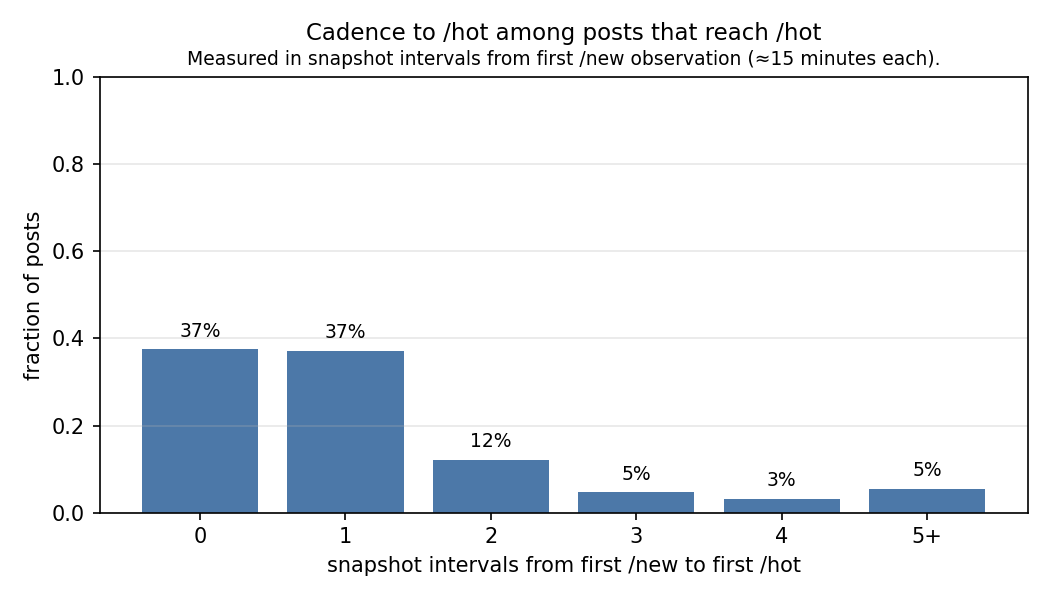

This figure's Python source:
#!/usr/bin/env python3
"""
Figure 4: Distribution of cadence intervals to /hot.

Shows how many snapshot intervals elapsed between first observation in /new
and first observation in /hot, among posts that ever reached /hot.

One interval ≈ 15 minutes.
"""

from pathlib import Path
import csv
import matplotlib.pyplot as plt
from collections import Counter

# ---------- locate repo ----------
here = Path(__file__).resolve()
REPO_ROOT = None
for p in [here, *here.parents[:8]]:
    if (p / "analysis_outputs" / "ranked_intersections.csv").exists():
        REPO_ROOT = p
        break
if REPO_ROOT is None:
    raise RuntimeError("Could not locate analysis_outputs/ranked_intersections.csv")

RANKED_PATH = REPO_ROOT / "analysis_outputs" / "ranked_intersections.csv"
OUTPUT_PATH = REPO_ROOT / "docs" / "visuals" / "figure_4_lag_to_hot.png"

# ---------- load data ----------
intervals = []
with RANKED_PATH.open("r", encoding="utf-8") as handle:
    reader = csv.DictReader(handle)
    for row in reader:
        if str(row.get("ever_in_hot")).strip().lower() != "true":
            continue
        lag = row.get("lag_to_hot_minutes")
        if lag is None or lag == "":
            continue
        minutes = float(lag)
        if minutes < 0:
            continue
        # convert minutes to cadence index (15-minute snapshots)
        interval = int(round(minutes / 15.0))
        intervals.append(interval)

if not intervals:
    raise RuntimeError("No cadence intervals found")

# ---------- bin intervals ----------
# bins: 0,1,2,3,4,5+
binned = []
for i in intervals:
    if i >= 5:
        binned.append("5+")
    else:
        binned.append(str(i))

counts = Counter(binned)
total = sum(counts.values())

labels = ["0", "1", "2", "3", "4", "5+"]
values = [counts.get(lbl, 0) / total for lbl in labels]

# ---------- plotting ----------
fig, ax = plt.subplots(figsize=(7, 4))

ax.bar(labels, values, color="#4C78A8")

ax.set_title("Cadence to /hot among posts that reach /hot", fontsize=11, pad=18)
ax.text(
    0.5,
    1.02,
    "Measured in snapshot intervals from first /new observation (≈15 minutes each).",
    transform=ax.transAxes,
    ha="center",
    va="bottom",
    fontsize=9,
)

ax.set_xlabel("snapshot intervals from first /new to first /hot")
ax.set_ylabel("fraction of posts")
ax.set_ylim(0, 1.0)
ax.grid(axis="y", alpha=0.3)

for x, v in zip(labels, values):
    if v > 0:
        ax.text(
            x,
            v + 0.02,
            f"{v:.0%}",
            ha="center",
            va="bottom",
            fontsize=9,
        )

OUTPUT_PATH.parent.mkdir(parents=True, exist_ok=True)
plt.tight_layout()
plt.savefig(OUTPUT_PATH, dpi=150)
plt.close(fig)

print(f"Wrote {OUTPUT_PATH}")
